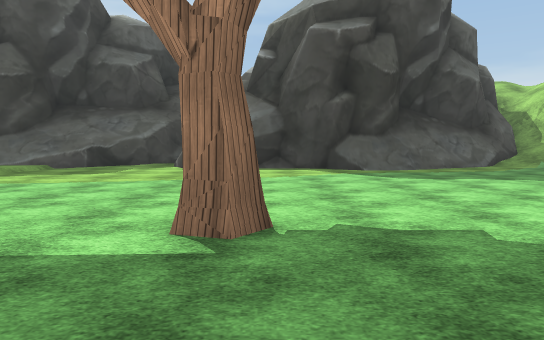
[1] (above)

19 first-person views from a walk through a Unity game level. The camera is 1.4 m above the floor, tilts 4° down and sees 70° across. The floor is counted in squares, 2 m on a side. Each view is taken from the middle of a square. On the plan, view 1 faces up. The plan holds only what a view shows up to about 11 squares ahead; the rest is blank. The place goes on beyond the plan. The player character is not drawn. Some surface patterns are stand-ins.

[2]
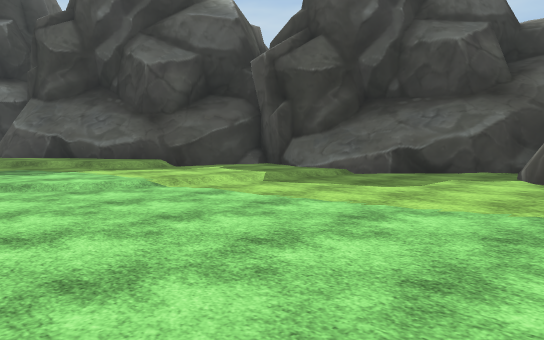

[3]
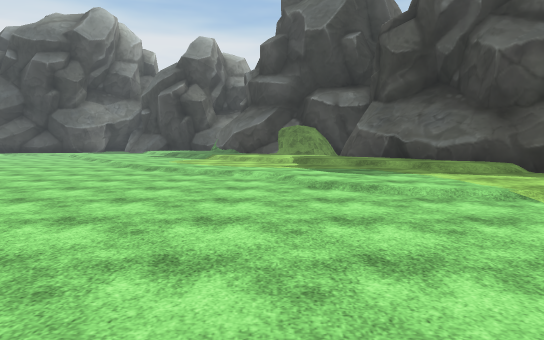

[4]
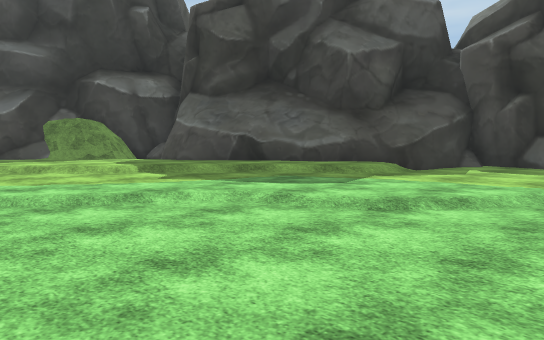

[5]
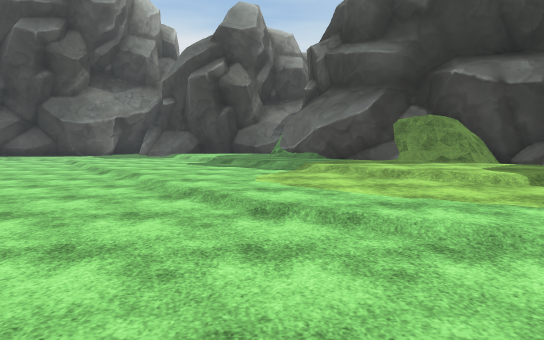

[6]
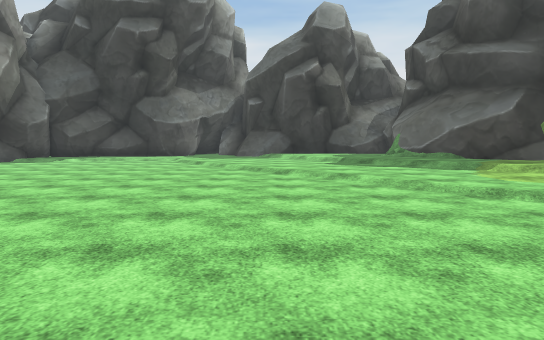

[7]
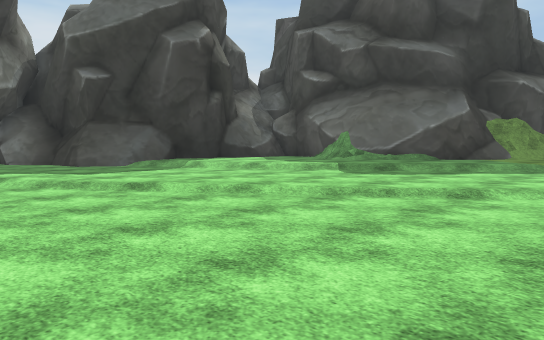

[8]
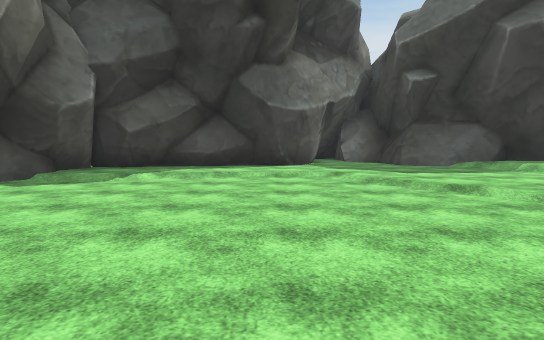

[9]
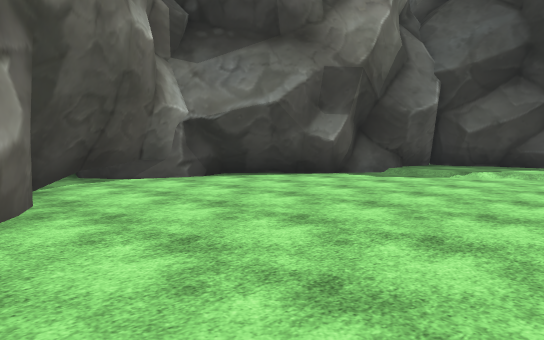

[10]
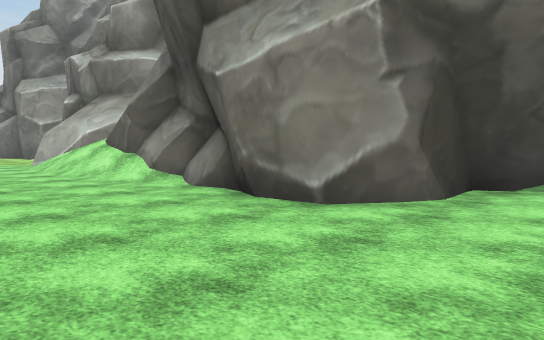

[11]
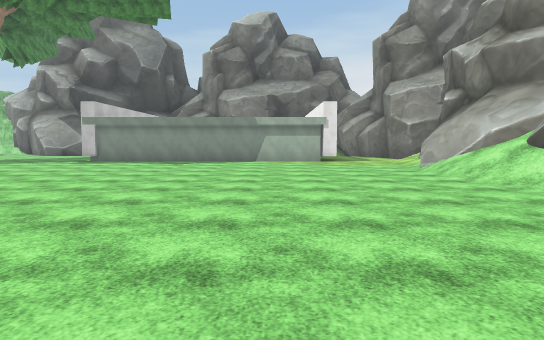

[12]
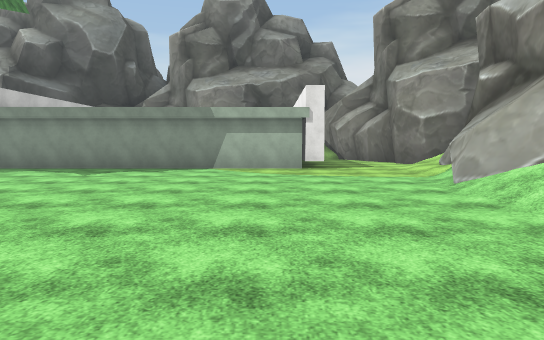

[13]
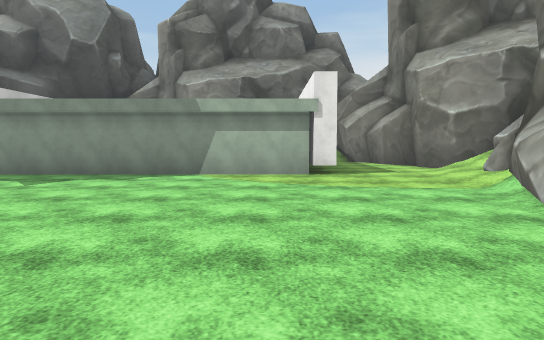

[14]
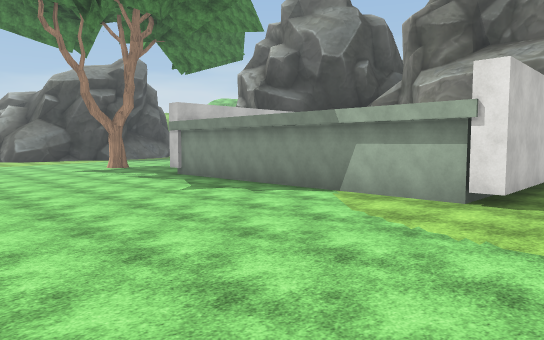

[15]
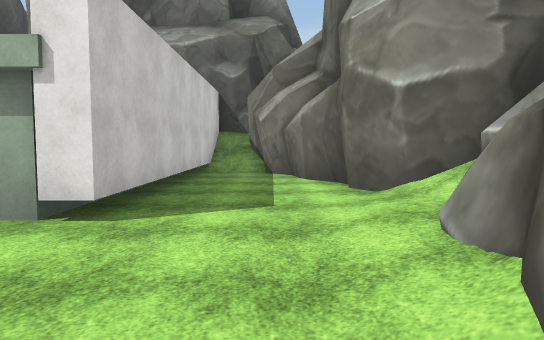

[16]
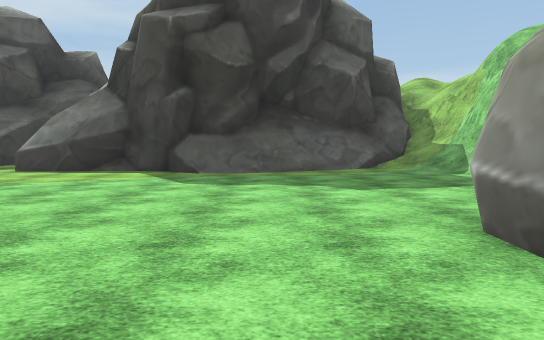

[17]
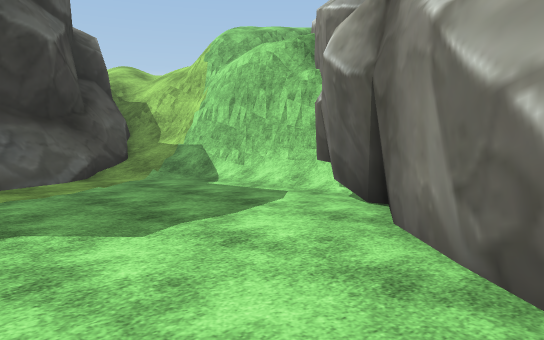

[18]
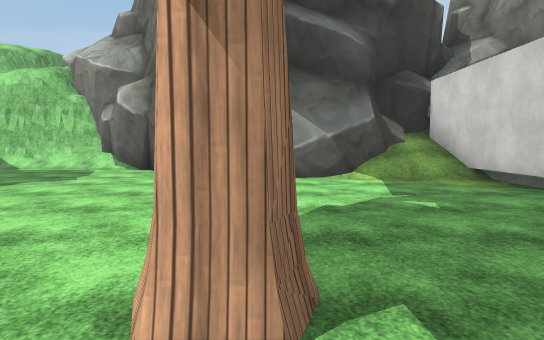

[19]
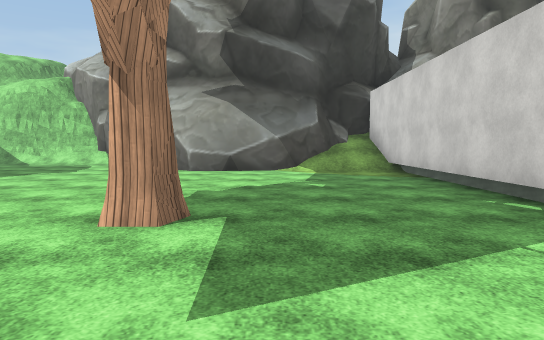

### Floor plan
Key: @ floor where view 1 was taken; # wall or solid block; . main floor; : floor 0.25 m higher than the main floor; + floor 0.5 m higher than the main floor; / step, stairs or slope; = window, fence, low wall or low ledge; ^ raised ledge.
Columns run from 29 left of view 1 to 10 right of it. Each row starts with its distance up from view 1.
 13                         ###         ##=
 12                         #.##      ###/#
 11                    ####^#..########../#
 10                   ##:::/.......##.....##
  9                  ##/:::.............../#
  8                 ##+/:::...............+
  7               ###++/:::..............##
  6            ####++//:::/..............#
  5            ##+++/:::::/.............##
  4            #++++/::::/.............##
  3           ##+++/::://........#.....#
  2          ##+++/::::/...............##
  1         ##+++/::::/................/##
  0        //++//::::/...........@.....//#
 -1        +++/:::::/..........  #########
 -2     # +++/:::::/.............#
 -3     #++//::::/...............#
 -4    ##//:::::/................#
 -5   ###::::://.................#
 -6 ##^::::::/...................#
 -7 #:::::://....................#
 -8    #::/......................#
 -9    ##:/......................#
-10     #:/......................########
-11     #:/............................//
-12     ##:/...........///////........###
-13     ##:/.......#######^#####//..###
-14      ####.....##      ^#     /###
-15         ##...##              ##
-16          #####

Where each view was taken, in squares from view 1:
view 1: 0 up, 0 right, facing up
view 2: 3 up, 1 left, facing up-left
view 3: 3 up, 2 left, facing left
view 4: 0 up, 6 left, facing up-left
view 5: 0 up, 8 left, facing left
view 6: 4 down, 8 left, facing left
view 7: 9 down, 15 left, facing up-left
view 8: 9 down, 15 left, facing left
view 9: 9 down, 14 left, facing down-left
view 10: 9 down, 17 left, facing down-right
view 11: 8 down, 15 left, facing right
view 12: 9 down, 11 left, facing right
view 13: 9 down, 9 left, facing right
view 14: 12 down, 7 left, facing up-right
view 15: 12 down, 4 left, facing right
view 16: 1 up, 4 right, facing up
view 17: 4 up, 4 right, facing up-right
view 18: 3 up, 2 left, facing right
view 19: 2 up, 4 left, facing right
